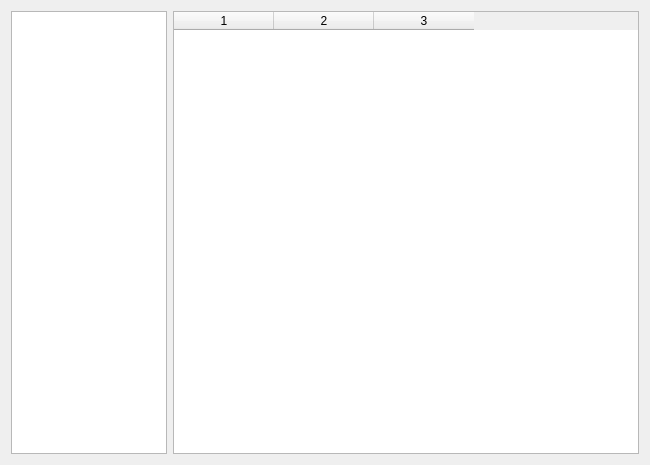
<?xml version="1.0" encoding="UTF-8"?>
<ui version="4.0">
 <class>Form</class>
 <widget class="QWidget" name="Form">
  <property name="geometry">
   <rect>
    <x>0</x>
    <y>0</y>
    <width>650</width>
    <height>465</height>
   </rect>
  </property>
  <property name="windowTitle">
   <string>Form</string>
  </property>
  <layout class="QHBoxLayout" name="horizontalLayout" stretch="10,30">
   <item>
    <widget class="QListWidget" name="listWidget"/>
   </item>
   <item>
    <widget class="QTableWidget" name="tableWidget">
     <property name="columnCount">
      <number>3</number>
     </property>
     <attribute name="horizontalHeaderCascadingSectionResizes">
      <bool>false</bool>
     </attribute>
     <column/>
     <column/>
     <column/>
    </widget>
   </item>
  </layout>
 </widget>
 <resources/>
 <connections/>
</ui>
